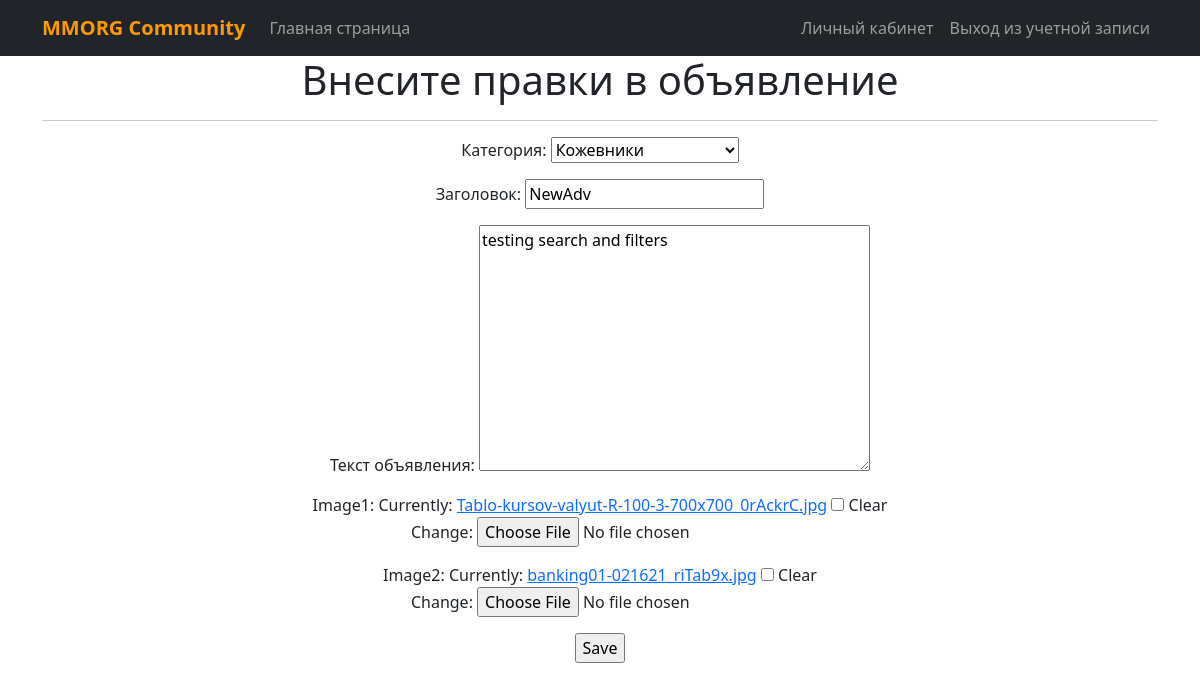
/listings/5/edit/ (signed in), run on the app's committed database.
### board/models.py (models this page shows, shortened)
class Listing(models.Model):
    author = models.ForeignKey(User, on_delete=models.CASCADE)
    dateCreation = dateCreation = models.DateTimeField(auto_now_add=True)
    CATEGORY_CHOICES = (
        ('tank', 'Танки'),
        ('healer', 'Хилы'),
        ('dd', 'ДД'),
        ('trader', 'Торговцы'),
        ('guild_master', 'Гилдмастеры'),
        ('quest_giver', 'Квестгиверы'),
        ('blacksmith', 'Кузнецы'),
        ('leatherworker', 'Кожевники'),
        ('alchemist', 'Зельевары'),
        ('spellcaster', 'Мастера заклинаний'),
    )
    category = models.CharField(max_length=20, choices=CATEGORY_CHOICES)
    title = models.CharField(max_length=100)
    text = models.TextField()
    image1 = models.ImageField(blank=True)
    image2 = models.ImageField(blank=True)

### board/views.py (the view)
# urls.py: path('listings/<int:pk>/edit/', EditListing.as_view(), name='listing_edit'),
class EditListing(LoginRequiredMixin, UpdateView):
    permission_required = ('listings.change_listing',)
    form_class = ListingForm
    model = Listing
    template_name = 'listing_edit.html'

### board/forms.py (shortened to what this page needs)
class ListingForm(forms.ModelForm):
    image1 = forms.ImageField(required=False)
    image2 = forms.ImageField(required=False)
    class Meta:
        model = Listing
        fields = ['category', 'title', 'text', 'image1', 'image2']
        labels = {
            'category': 'Категория',
            'title': 'Заголовок',
            'text': 'Текст объявления',
            'image1': 'Изображение1',
            'image2': 'Изображение2',
        }

### templates/listing_edit.html (shortened to what this page needs)
{% extends 'flatpages/default.html' %}
{% block content %}
<h1>Внесите правки в объявление</h1>
<hr>
<form action="" method="post" enctype="multipart/form-data">
    {{ form.as_p }}
    <input type="submit" value="Save" />
</form>
{% endblock content %}

### data on the page
Listing: category "Кожевники", title "NewAdv", text "testing search and filters"
